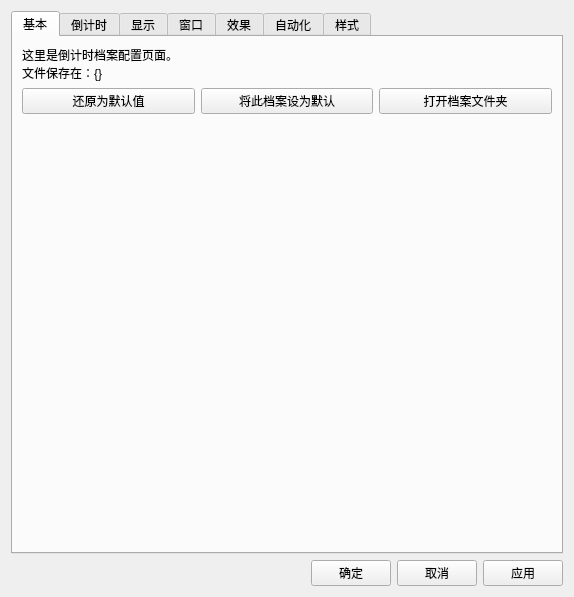
<?xml version="1.0" encoding="UTF-8"?>
<ui version="4.0">
 <class>ProfileConfigUI</class>
 <widget class="QWidget" name="ProfileConfigUI">
  <property name="windowModality">
   <enum>Qt::ApplicationModal</enum>
  </property>
  <property name="geometry">
   <rect>
    <x>0</x>
    <y>0</y>
    <width>574</width>
    <height>597</height>
   </rect>
  </property>
  <property name="windowTitle">
   <string>倒计时配置：{}</string>
  </property>
  <property name="windowIcon">
   <iconset theme="configure">
    <normaloff>.</normaloff>.</iconset>
  </property>
  <layout class="QVBoxLayout" name="verticalLayout">
   <item>
    <widget class="QTabWidget" name="content">
     <property name="tabShape">
      <enum>QTabWidget::Rounded</enum>
     </property>
     <property name="currentIndex">
      <number>0</number>
     </property>
     <widget class="QWidget" name="tab_gernal">
      <attribute name="title">
       <string>基本</string>
      </attribute>
      <layout class="QGridLayout" name="gridLayout_2">
       <item row="2" column="0">
        <spacer name="verticalSpacer_2">
         <property name="orientation">
          <enum>Qt::Vertical</enum>
         </property>
         <property name="sizeHint" stdset="0">
          <size>
           <width>20</width>
           <height>40</height>
          </size>
         </property>
        </spacer>
       </item>
       <item row="0" column="0" colspan="3">
        <widget class="QLabel" name="lb_gernal_description">
         <property name="text">
          <string>这里是倒计时档案配置页面。
文件保存在：{}</string>
         </property>
        </widget>
       </item>
       <item row="1" column="0">
        <widget class="QPushButton" name="btn_reset_default">
         <property name="text">
          <string>还原为默认值</string>
         </property>
        </widget>
       </item>
       <item row="1" column="1">
        <widget class="QPushButton" name="btn_save_as_default">
         <property name="text">
          <string>将此档案设为默认</string>
         </property>
        </widget>
       </item>
       <item row="1" column="2">
        <widget class="QPushButton" name="btn_open_folder">
         <property name="text">
          <string>打开档案文件夹</string>
         </property>
        </widget>
       </item>
      </layout>
     </widget>
     <widget class="QWidget" name="tab_countdown">
      <attribute name="title">
       <string>倒计时</string>
      </attribute>
      <layout class="QFormLayout" name="formLayout">
       <item row="1" column="0">
        <widget class="QLabel" name="lb_starttime">
         <property name="text">
          <string>开始时间</string>
         </property>
         <property name="buddy">
          <cstring>dte_starttime</cstring>
         </property>
        </widget>
       </item>
       <item row="1" column="1">
        <widget class="QDateTimeEdit" name="dte_starttime">
         <property name="displayFormat">
          <string>yyyy/M/d H:mm:ss</string>
         </property>
        </widget>
       </item>
       <item row="0" column="1">
        <widget class="QLineEdit" name="le_event_name">
         <property name="text">
          <string/>
         </property>
         <property name="frame">
          <bool>true</bool>
         </property>
         <property name="placeholderText">
          <string/>
         </property>
        </widget>
       </item>
       <item row="0" column="0">
        <widget class="QLabel" name="lb_event_name">
         <property name="text">
          <string>事件标题</string>
         </property>
         <property name="buddy">
          <cstring>le_event_name</cstring>
         </property>
        </widget>
       </item>
       <item row="2" column="0">
        <widget class="QLabel" name="lb_endtime">
         <property name="text">
          <string>结束时间</string>
         </property>
         <property name="buddy">
          <cstring>dte_endtime</cstring>
         </property>
        </widget>
       </item>
       <item row="2" column="1">
        <widget class="QDateTimeEdit" name="dte_endtime">
         <property name="displayFormat">
          <string>yyyy/M/d H:mm:ss</string>
         </property>
        </widget>
       </item>
       <item row="3" column="0" colspan="2">
        <widget class="QLabel" name="lb_defaultcfg_warn">
         <property name="text">
          <string>这些设置不能在默认配置中被配置。</string>
         </property>
        </widget>
       </item>
      </layout>
     </widget>
     <widget class="QWidget" name="tab_display">
      <attribute name="title">
       <string>显示</string>
      </attribute>
      <layout class="QFormLayout" name="formLayout_3">
       <item row="0" column="0">
        <widget class="QLabel" name="lb_target_format">
         <property name="text">
          <string>结束日期格式</string>
         </property>
         <property name="buddy">
          <cstring>le_target_format</cstring>
         </property>
        </widget>
       </item>
       <item row="0" column="1">
        <widget class="QLineEdit" name="le_target_format">
         <property name="toolTip">
          <string>&lt;html&gt;&lt;head/&gt;&lt;body&gt;&lt;p&gt;占位符说明：&lt;/p&gt;&lt;p&gt;%Y：年（%y：当年后两位数）&lt;/p&gt;&lt;p&gt;%M：月&lt;/p&gt;&lt;p&gt;%d：日&lt;/p&gt;&lt;p&gt;%H：小时（24小时制）&lt;/p&gt;&lt;p&gt;%h：小时（12小时制）&lt;/p&gt;&lt;p&gt;%m：分钟&lt;/p&gt;&lt;p&gt;%s：秒&lt;/p&gt;&lt;/body&gt;&lt;/html&gt;</string>
         </property>
        </widget>
       </item>
       <item row="1" column="0">
        <widget class="QLabel" name="lb_countdown_format">
         <property name="text">
          <string>倒计时格式</string>
         </property>
         <property name="buddy">
          <cstring>le_countdown_format</cstring>
         </property>
        </widget>
       </item>
       <item row="1" column="1">
        <widget class="QLineEdit" name="le_countdown_format">
         <property name="toolTip">
          <string>&lt;html&gt;&lt;head/&gt;&lt;body&gt;&lt;p&gt;占位符说明：&lt;/p&gt;&lt;p&gt;%D：天&lt;/p&gt;&lt;p&gt;%H：小时&lt;/p&gt;&lt;p&gt;%M：分钟&lt;/p&gt;&lt;p&gt;%S：秒&lt;/p&gt;&lt;/body&gt;&lt;/html&gt;</string>
         </property>
         <property name="clearButtonEnabled">
          <bool>false</bool>
         </property>
        </widget>
       </item>
       <item row="2" column="0" colspan="2">
        <widget class="QLabel" name="lb_countdown_format_description">
         <property name="text">
          <string>注意：以上两项配置不能出现未指定的占位符。</string>
         </property>
        </widget>
       </item>
       <item row="3" column="0">
        <widget class="QLabel" name="lb_start_text">
         <property name="text">
          <string>计时开始前占位文字</string>
         </property>
         <property name="buddy">
          <cstring>le_start_text</cstring>
         </property>
        </widget>
       </item>
       <item row="3" column="1">
        <widget class="QLineEdit" name="le_start_text"/>
       </item>
       <item row="4" column="0">
        <widget class="QLabel" name="lb_endtext">
         <property name="text">
          <string>计时结束后占位文字</string>
         </property>
         <property name="buddy">
          <cstring>le_end_text</cstring>
         </property>
        </widget>
       </item>
       <item row="4" column="1">
        <widget class="QLineEdit" name="le_end_text"/>
       </item>
       <item row="5" column="0" colspan="2">
        <widget class="QCheckBox" name="cb_show_progressbar">
         <property name="text">
          <string>显示进度条</string>
         </property>
        </widget>
       </item>
       <item row="6" column="0" colspan="2">
        <widget class="QCheckBox" name="cb_reverse_progressbar">
         <property name="text">
          <string>进度条反转</string>
         </property>
        </widget>
       </item>
       <item row="8" column="0" colspan="2">
        <spacer name="verticalSpacer_3">
         <property name="orientation">
          <enum>Qt::Vertical</enum>
         </property>
         <property name="sizeHint" stdset="0">
          <size>
           <width>20</width>
           <height>40</height>
          </size>
         </property>
        </spacer>
       </item>
       <item row="7" column="0" colspan="2">
        <widget class="QLabel" name="label_2">
         <property name="text">
          <string>将鼠标放在对应的文本框上可以查看占位符说明。</string>
         </property>
        </widget>
       </item>
      </layout>
     </widget>
     <widget class="QWidget" name="tab_window">
      <attribute name="title">
       <string>窗口</string>
      </attribute>
      <layout class="QFormLayout" name="formLayout_4">
       <item row="0" column="0">
        <widget class="QLabel" name="lb_winpos">
         <property name="text">
          <string>窗口坐标（X/Y）</string>
         </property>
        </widget>
       </item>
       <item row="0" column="1">
        <layout class="QHBoxLayout" name="winpos">
         <item>
          <widget class="QSpinBox" name="winpos_x">
           <property name="enabled">
            <bool>true</bool>
           </property>
           <property name="maximum">
            <number>65536</number>
           </property>
          </widget>
         </item>
         <item>
          <widget class="QSpinBox" name="winpos_y">
           <property name="enabled">
            <bool>true</bool>
           </property>
           <property name="maximum">
            <number>65536</number>
           </property>
          </widget>
         </item>
        </layout>
       </item>
       <item row="1" column="0">
        <widget class="QLabel" name="lb_winsize">
         <property name="text">
          <string>窗口大小（宽/高）</string>
         </property>
        </widget>
       </item>
       <item row="1" column="1">
        <layout class="QHBoxLayout" name="winsize">
         <item>
          <widget class="QSpinBox" name="winsize_w">
           <property name="enabled">
            <bool>true</bool>
           </property>
           <property name="maximum">
            <number>65536</number>
           </property>
          </widget>
         </item>
         <item>
          <widget class="QSpinBox" name="winsize_h">
           <property name="enabled">
            <bool>true</bool>
           </property>
           <property name="maximum">
            <number>65536</number>
           </property>
          </widget>
         </item>
        </layout>
       </item>
       <item row="2" column="0">
        <widget class="QLabel" name="lb_winmode">
         <property name="text">
          <string>窗口层级</string>
         </property>
         <property name="buddy">
          <cstring>cbl_win_mode</cstring>
         </property>
        </widget>
       </item>
       <item row="2" column="1">
        <widget class="QComboBox" name="cbl_win_mode">
         <item>
          <property name="text">
           <string>置底</string>
          </property>
         </item>
         <item>
          <property name="text">
           <string>正常</string>
          </property>
         </item>
         <item>
          <property name="text">
           <string>置顶</string>
          </property>
         </item>
        </widget>
       </item>
       <item row="3" column="0" colspan="2">
        <widget class="QCheckBox" name="cb_titlebar">
         <property name="text">
          <string>窗口有边框</string>
         </property>
        </widget>
       </item>
       <item row="4" column="0">
        <widget class="QLabel" name="label">
         <property name="text">
          <string/>
         </property>
        </widget>
       </item>
      </layout>
     </widget>
     <widget class="QWidget" name="tab_effects">
      <attribute name="title">
       <string>效果</string>
      </attribute>
      <layout class="QVBoxLayout" name="verticalLayout_2">
       <item>
        <widget class="QLabel" name="label_3">
         <property name="text">
          <string>已启用</string>
         </property>
        </widget>
       </item>
       <item>
        <widget class="QListWidget" name="lst_enabled_effect"/>
       </item>
       <item>
        <layout class="QHBoxLayout" name="horizontalLayout_3">
         <item>
          <spacer name="horizontalSpacer_2">
           <property name="orientation">
            <enum>Qt::Horizontal</enum>
           </property>
           <property name="sizeHint" stdset="0">
            <size>
             <width>40</width>
             <height>20</height>
            </size>
           </property>
          </spacer>
         </item>
         <item>
          <widget class="QPushButton" name="btn_effect_enable">
           <property name="text">
            <string/>
           </property>
           <property name="icon">
            <iconset theme="go-up">
             <normaloff>.</normaloff>.</iconset>
           </property>
           <property name="flat">
            <bool>true</bool>
           </property>
          </widget>
         </item>
         <item>
          <widget class="QPushButton" name="btn_effect_disable">
           <property name="text">
            <string/>
           </property>
           <property name="icon">
            <iconset theme="go-down">
             <normaloff>.</normaloff>.</iconset>
           </property>
           <property name="flat">
            <bool>true</bool>
           </property>
          </widget>
         </item>
         <item>
          <widget class="QPushButton" name="btn_effect_configure">
           <property name="text">
            <string/>
           </property>
           <property name="icon">
            <iconset theme="configure">
             <normaloff>.</normaloff>.</iconset>
           </property>
           <property name="flat">
            <bool>true</bool>
           </property>
          </widget>
         </item>
         <item>
          <spacer name="horizontalSpacer_3">
           <property name="orientation">
            <enum>Qt::Horizontal</enum>
           </property>
           <property name="sizeHint" stdset="0">
            <size>
             <width>40</width>
             <height>20</height>
            </size>
           </property>
          </spacer>
         </item>
        </layout>
       </item>
       <item>
        <widget class="QLabel" name="label_4">
         <property name="text">
          <string>未启用</string>
         </property>
        </widget>
       </item>
       <item>
        <widget class="QListWidget" name="lst_disabled_effect"/>
       </item>
      </layout>
     </widget>
     <widget class="QWidget" name="tab_automatic">
      <attribute name="title">
       <string>自动化</string>
      </attribute>
      <layout class="QVBoxLayout" name="verticalLayout_3">
       <item>
        <layout class="QHBoxLayout" name="horizontalLayout_4">
         <item>
          <widget class="QPushButton" name="btn_new_action">
           <property name="text">
            <string>新建</string>
           </property>
          </widget>
         </item>
         <item>
          <widget class="QPushButton" name="btn_import_action">
           <property name="text">
            <string>导入</string>
           </property>
          </widget>
         </item>
         <item>
          <spacer name="horizontalSpacer_4">
           <property name="orientation">
            <enum>Qt::Horizontal</enum>
           </property>
           <property name="sizeHint" stdset="0">
            <size>
             <width>40</width>
             <height>20</height>
            </size>
           </property>
          </spacer>
         </item>
        </layout>
       </item>
       <item>
        <widget class="QListWidget" name="lst_action_list"/>
       </item>
      </layout>
     </widget>
     <widget class="QWidget" name="tab_style">
      <attribute name="title">
       <string>样式</string>
      </attribute>
      <layout class="QFormLayout" name="formLayout_2">
       <item row="0" column="0" colspan="2">
        <widget class="QLabel" name="lb_description">
         <property name="text">
          <string>您可以在这里修改每一个组件的样式。不是每一个组件都支持以下所有的样式。</string>
         </property>
        </widget>
       </item>
       <item row="1" column="0">
        <widget class="QLabel" name="lb_widgets">
         <property name="text">
          <string>组件</string>
         </property>
        </widget>
       </item>
       <item row="1" column="1">
        <widget class="QComboBox" name="cb_widgets">
         <property name="styleSheet">
          <string notr="true"/>
         </property>
        </widget>
       </item>
       <item row="4" column="0" colspan="2">
        <widget class="Line" name="line">
         <property name="minimumSize">
          <size>
           <width>0</width>
           <height>0</height>
          </size>
         </property>
         <property name="orientation">
          <enum>Qt::Horizontal</enum>
         </property>
        </widget>
       </item>
       <item row="6" column="1">
        <widget class="QPushButton" name="btn_bgcolor">
         <property name="text">
          <string>{}</string>
         </property>
        </widget>
       </item>
       <item row="7" column="1">
        <layout class="QHBoxLayout" name="horizontalLayout">
         <item>
          <widget class="QLineEdit" name="le_bgpic">
           <property name="inputMask">
            <string/>
           </property>
          </widget>
         </item>
         <item>
          <widget class="QPushButton" name="btn_browse_bgpic">
           <property name="text">
            <string>浏览</string>
           </property>
          </widget>
         </item>
        </layout>
       </item>
       <item row="8" column="0" colspan="2">
        <widget class="QCheckBox" name="cb_clip_bg">
         <property name="text">
          <string>平铺为图案</string>
         </property>
        </widget>
       </item>
       <item row="11" column="1">
        <widget class="QPushButton" name="btn_font">
         <property name="text">
          <string>{}</string>
         </property>
        </widget>
       </item>
       <item row="12" column="1">
        <widget class="QPushButton" name="btn_color">
         <property name="text">
          <string>{}</string>
         </property>
        </widget>
       </item>
       <item row="13" column="1">
        <widget class="QSpinBox" name="sb_radius">
         <property name="suffix">
          <string>px</string>
         </property>
         <property name="maximum">
          <number>256</number>
         </property>
        </widget>
       </item>
       <item row="6" column="0">
        <widget class="QCheckBox" name="lb_bgcolor">
         <property name="text">
          <string>背景颜色</string>
         </property>
        </widget>
       </item>
       <item row="7" column="0">
        <widget class="QCheckBox" name="lb_bgpic">
         <property name="text">
          <string>背景图片</string>
         </property>
        </widget>
       </item>
       <item row="11" column="0">
        <widget class="QCheckBox" name="lb_font">
         <property name="text">
          <string>字体</string>
         </property>
        </widget>
       </item>
       <item row="12" column="0">
        <widget class="QCheckBox" name="lb_color">
         <property name="text">
          <string>颜色</string>
         </property>
        </widget>
       </item>
       <item row="13" column="0">
        <widget class="QCheckBox" name="lb_radius">
         <property name="text">
          <string>圆角</string>
         </property>
        </widget>
       </item>
       <item row="14" column="0">
        <widget class="QCheckBox" name="lb_border_size">
         <property name="text">
          <string>边框大小</string>
         </property>
        </widget>
       </item>
       <item row="16" column="0">
        <widget class="QCheckBox" name="lb_border_color">
         <property name="text">
          <string>边框颜色</string>
         </property>
        </widget>
       </item>
       <item row="17" column="0">
        <widget class="QCheckBox" name="lb_border_style">
         <property name="text">
          <string>边框样式</string>
         </property>
        </widget>
       </item>
       <item row="14" column="1">
        <widget class="QSpinBox" name="sb_bordersize">
         <property name="suffix">
          <string>px</string>
         </property>
        </widget>
       </item>
       <item row="17" column="1">
        <widget class="QComboBox" name="cb_border_style">
         <item>
          <property name="text">
           <string>solid</string>
          </property>
         </item>
         <item>
          <property name="text">
           <string>dotted</string>
          </property>
         </item>
         <item>
          <property name="text">
           <string>dashed</string>
          </property>
         </item>
         <item>
          <property name="text">
           <string>groove</string>
          </property>
         </item>
         <item>
          <property name="text">
           <string>ridge</string>
          </property>
         </item>
         <item>
          <property name="text">
           <string>inset</string>
          </property>
         </item>
         <item>
          <property name="text">
           <string>outset</string>
          </property>
         </item>
        </widget>
       </item>
       <item row="16" column="1">
        <widget class="QPushButton" name="btn_bordercolor">
         <property name="text">
          <string>{}</string>
         </property>
        </widget>
       </item>
       <item row="9" column="1">
        <layout class="QHBoxLayout" name="horizontalLayout_2">
         <item>
          <widget class="QComboBox" name="cb_bgpos1">
           <item>
            <property name="text">
             <string>left</string>
            </property>
           </item>
           <item>
            <property name="text">
             <string>center</string>
            </property>
           </item>
           <item>
            <property name="text">
             <string>right</string>
            </property>
           </item>
          </widget>
         </item>
         <item>
          <widget class="QComboBox" name="cb_bgpos2">
           <item>
            <property name="text">
             <string>top</string>
            </property>
           </item>
           <item>
            <property name="text">
             <string>center</string>
            </property>
           </item>
           <item>
            <property name="text">
             <string>bottom</string>
            </property>
           </item>
          </widget>
         </item>
        </layout>
       </item>
       <item row="9" column="0">
        <widget class="QCheckBox" name="lb_bgpos">
         <property name="text">
          <string>背景图片位置</string>
         </property>
        </widget>
       </item>
      </layout>
     </widget>
    </widget>
   </item>
   <item>
    <layout class="QHBoxLayout" name="bottom">
     <item>
      <spacer name="horizontalSpacer">
       <property name="orientation">
        <enum>Qt::Horizontal</enum>
       </property>
       <property name="sizeHint" stdset="0">
        <size>
         <width>40</width>
         <height>20</height>
        </size>
       </property>
      </spacer>
     </item>
     <item>
      <widget class="QPushButton" name="btn_confirm">
       <property name="text">
        <string>确定</string>
       </property>
      </widget>
     </item>
     <item>
      <widget class="QPushButton" name="btn_cancle">
       <property name="text">
        <string>取消</string>
       </property>
      </widget>
     </item>
     <item>
      <widget class="QPushButton" name="btn_apply">
       <property name="text">
        <string>应用</string>
       </property>
      </widget>
     </item>
    </layout>
   </item>
  </layout>
 </widget>
 <resources/>
 <connections>
  <connection>
   <sender>btn_cancle</sender>
   <signal>released()</signal>
   <receiver>ProfileConfigUI</receiver>
   <slot>close()</slot>
   <hints>
    <hint type="sourcelabel">
     <x>474</x>
     <y>584</y>
    </hint>
    <hint type="destinationlabel">
     <x>467</x>
     <y>3</y>
    </hint>
   </hints>
  </connection>
 </connections>
</ui>
